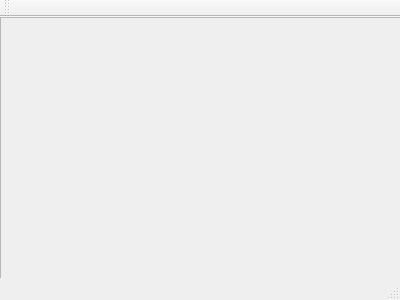
<?xml version="1.0" encoding="UTF-8"?>
<ui version="4.0">
 <class>welcome</class>
 <widget class="QMainWindow" name="welcome">
  <property name="geometry">
   <rect>
    <x>0</x>
    <y>0</y>
    <width>400</width>
    <height>300</height>
   </rect>
  </property>
  <property name="windowTitle">
   <string>welcome</string>
  </property>
  <widget class="QWidget" name="centralWidget">
   <widget class="QFrame" name="frame">
    <property name="geometry">
     <rect>
      <x>0</x>
      <y>0</y>
      <width>899</width>
      <height>978</height>
     </rect>
    </property>
    <property name="styleSheet">
     <string notr="true">
#frame{background-image: url(:/new/prefix1/images2/QQ图片20200920202953.png);}</string>
    </property>
    <property name="frameShape">
     <enum>QFrame::StyledPanel</enum>
    </property>
    <property name="frameShadow">
     <enum>QFrame::Raised</enum>
    </property>
    <widget class="QWidget" name="gridLayoutWidget">
     <property name="geometry">
      <rect>
       <x>40</x>
       <y>730</y>
       <width>160</width>
       <height>113</height>
      </rect>
     </property>
     <layout class="QGridLayout" name="gridLayout_2">
      <item row="0" column="0">
       <widget class="QPushButton" name="enter">
        <property name="minimumSize">
         <size>
          <width>0</width>
          <height>111</height>
         </size>
        </property>
        <property name="styleSheet">
         <string notr="true">background-color: rgb(85, 170, 255);
font: 20pt &quot;华文行楷&quot;;</string>
        </property>
        <property name="text">
         <string>开始游戏</string>
        </property>
       </widget>
      </item>
     </layout>
    </widget>
   </widget>
  </widget>
  <widget class="QMenuBar" name="menuBar">
   <property name="geometry">
    <rect>
     <x>0</x>
     <y>0</y>
     <width>400</width>
     <height>17</height>
    </rect>
   </property>
  </widget>
  <widget class="QToolBar" name="mainToolBar">
   <attribute name="toolBarArea">
    <enum>TopToolBarArea</enum>
   </attribute>
   <attribute name="toolBarBreak">
    <bool>false</bool>
   </attribute>
  </widget>
  <widget class="QStatusBar" name="statusBar"/>
 </widget>
 <layoutdefault spacing="6" margin="11"/>
 <resources/>
 <connections/>
</ui>
